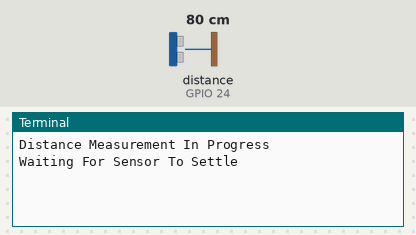
This program was run on a simulated Raspberry Pi (BCM pin numbers). Shown: the last lines printed to the terminal. The test bench sets the inputs (shaded band); at power-on: distance to the obstacle (sensor on GPIO 24) 80 cm. The echo pulse lasts 58.3 µs per cm; the clock reads 2024-03-15 10:24:30 at power-on unless the program sets it.

Above: at 1.2 s.
1.3 s: distance to the obstacle (sensor on GPIO 24) set to 2 cm
At 2.3 s:
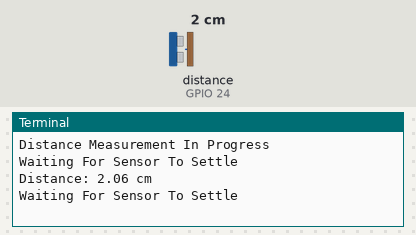
5.5 s: distance to the obstacle (sensor on GPIO 24) set to 4 cm
At 6.7 s:
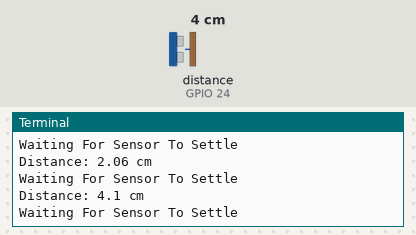

Measured:
- after the input at 1.3 s, the terminal: prints a new line after 0.70 s (image 1)
- after the input at 5.5 s, the terminal: prints a new line after 0.50 s (image 2)

The program:

ultrasonique.py
```python
import RPi.GPIO as GPIO
import time
GPIO.setmode(GPIO.BCM)

TRIG = 23
ECHO = 24

print "Distance Measurement In Progress"

GPIO.setup(TRIG,GPIO.OUT)
GPIO.setup(ECHO,GPIO.IN)
try:
    while True:

        GPIO.output(TRIG, False)
        print "Waiting For Sensor To Settle"
        time.sleep(2)

        GPIO.output(TRIG, True)
        time.sleep(0.00001)
        GPIO.output(TRIG, False)

        while GPIO.input(ECHO)==0:
          pulse_start = time.time()

        while GPIO.input(ECHO)==1:
          pulse_end = time.time()

        pulse_duration = pulse_end - pulse_start

        distance = pulse_duration * 17150

        distance = round(distance, 2)

        print "Distance:",distance,"cm"

except KeyboardInterrupt: # If there is a KeyboardInterrupt (when you press ctrl+c), exit the program and cleanup
    print("Cleaning up!")
    gpio.cleanup()
```
